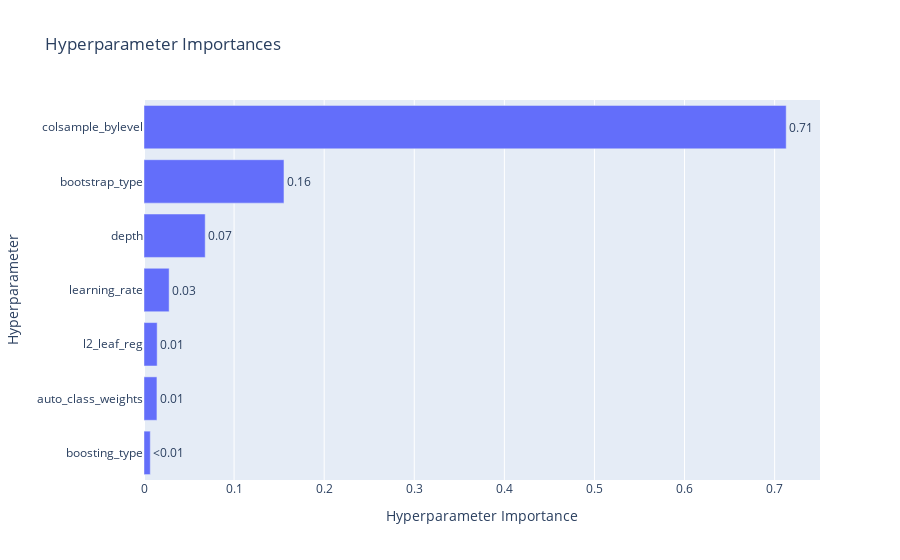

Notebook code for this chart:
### Code cell
optuna.visualization.plot_param_importances(study)

### Figure 1 — Plotly figure (JSON) as saved in the notebook; plotly's stock layout.template omitted (floating-point values rounded to 4 significant figures)
{"data": [{"cliponaxis": false, "hovertemplate": ["boosting_type (CategoricalDistribution): 0.006973318902341776<extra></extra>", "auto_class_weights (CategoricalDistribution): 0.014363908142762465<extra></extra>", "l2_leaf_reg (IntDistribution): 0.01460732425840368<extra></extra>", "learning_rate (FloatDistribution): 0.027891490904686855<extra></extra>", "depth (IntDistribution): 0.06794235208704831<extra></extra>", "bootstrap_type (CategoricalDistribution): 0.15538150735835393<extra></extra>", "colsample_bylevel (FloatDistribution): 0.712840098346403<extra></extra>"], "name": "Objective Value", "orientation": "h", "text": ["<0.01", "0.01", "0.01", "0.03", "0.07", "0.16", "0.71"], "textposition": "outside", "type": "bar", "x": [0.006973, 0.01436, 0.01461, 0.02789, 0.06794, 0.1554, 0.7128], "y": ["boosting_type", "auto_class_weights", "l2_leaf_reg", "learning_rate", "depth", "bootstrap_type", "colsample_bylevel"]}], "layout": {"title": {"text": "Hyperparameter Importances"}, "xaxis": {"title": {"text": "Hyperparameter Importance"}}, "yaxis": {"title": {"text": "Hyperparameter"}}}}
